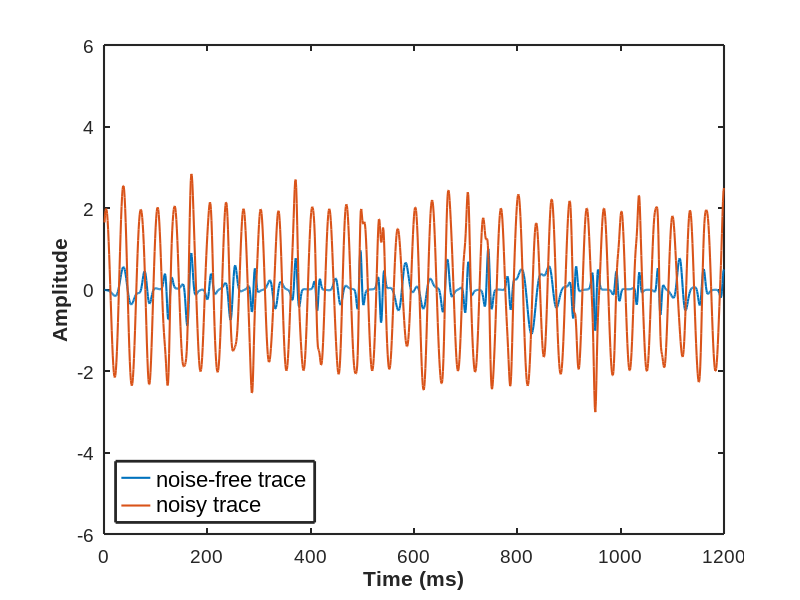
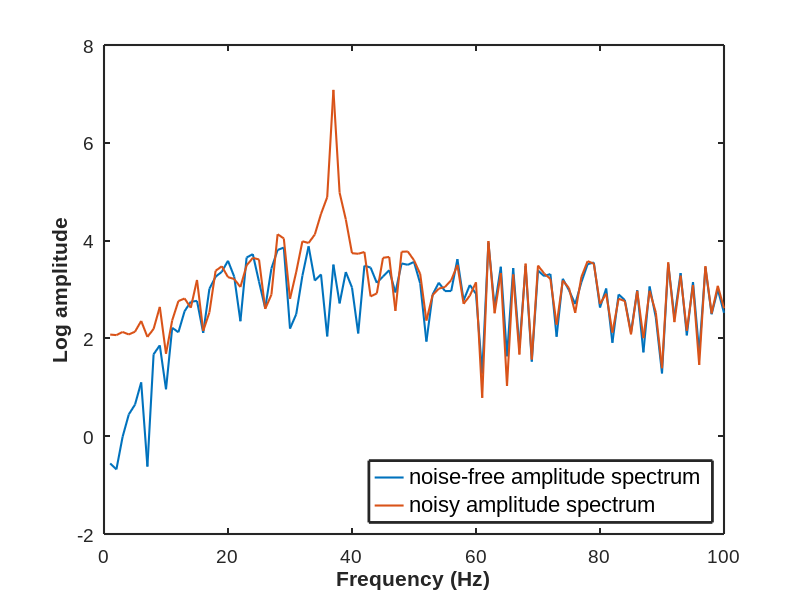
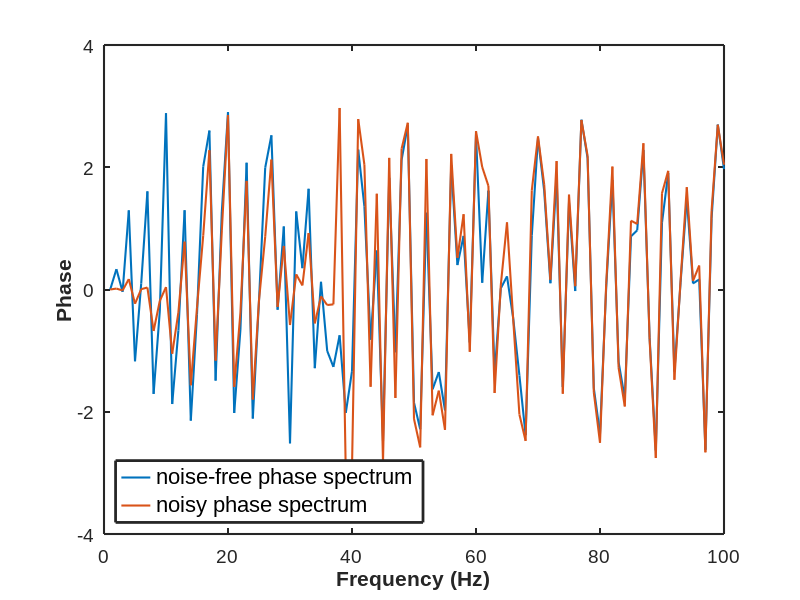

Write the MATLAB code that produced these figures, in order. (Note: this script raises an error after producing the figures.)
clear; close all;
%% load synthetic data
load F_s1.mat;
load F_sn1.mat;
s=s';% clean data
s3=s3';% noise
sn=s+s3;% noisy data

x1=200;y1=200;dx=1500;dy=400;
figure;
plot(1:length(s),[s,sn],'LineWidth',1.5);ax=gca;set(gcf,'position',[x1,y1,dx,dy]);
xlabel('Time (ms)','FontName','Arial','FontWeight','Bold','FontSize',14);xlim([0,length(s)])
ylabel('Amplitude','FontName','Arial','FontWeight','Bold','FontSize',14);ylim([-6,6])
set(gca,'FontName','Arial','FontSize',14,'LineWidth',1.5);
% xticks(0:100:length(s));
% xticklabels({'0','238.1','476.19','714.29','952.38','1190.5'});
legend({'noise-free trace','noisy trace'},'FontName',...
    'Arial','FontSize',16,'LineWidth',2,'Location','southwest');

c=abs(fft([s,sn]));
d=angle(fft([s,sn]));
figure;plot(1:100,log(c(1:100,:)),'LineWidth',1.5);ax=gca;set(gcf,'position',[x1,y1,dx,dy]);
xlabel('Frequency (Hz)','FontName','Arial','FontWeight','Bold','FontSize',14);
ylabel('Log amplitude','FontName','Arial','FontWeight','Bold','FontSize',14);
set(gca,'FontName','Arial','FontSize',14,'LineWidth',1.5);
legend({'noise-free amplitude spectrum','noisy amplitude spectrum'},'FontName',...
    'Arial','FontSize',16,'LineWidth',2,'Location','southeast');

figure;plot(1:100,d(1:100,:),'LineWidth',1.5);ax=gca;set(gcf,'position',[x1,y1,dx,dy]);
xlabel('Frequency (Hz)','FontName','Arial','FontWeight','Bold','FontSize',14);
ylabel('Phase','FontName','Arial','FontWeight','Bold','FontSize',14);ylim([-4,4]);
set(gca,'FontName','Arial','FontSize',14,'LineWidth',1.5);
legend({'noise-free phase spectrum','noisy phase spectrum'},'FontName',...
    'Arial','FontSize',16,'LineWidth',2,'Location','southwest');
%% denoise

ninter=21;%the number of the interpolation points
dt=0.001;% time interval
lr=26;% the number of periods used for the RPCA matrix (lateral size of C)
rk=3;% truncted rank value of C
wid=40;%bandpass filter radius in sample-points unit
rto=0.98;% scaling factor for the ranks
rd=0;% if using randomization 0=no, 1=yes
[p4,ffs]= func_rpca(sn,ninter,lr,rk,wid,rto,rd,dt);


x1=200;y1=200;dx=1500;dy=400;
figure;
hold on;plot(p4,'LineWidth',1.5);plot(s,'r','LineWidth',1.5);set(gcf,'position',[x1,y1,dx,dy]);
xlabel('Time (ms)','FontName','Arial','FontWeight','Bold','FontSize',14);
ylabel('Amplitude','FontName','Arial','FontWeight','Bold','FontSize',14);
set(gca,'FontName','Arial','FontSize',14,'LineWidth',1.5,'Ylim',[-1.5,1.5]);
legend({'denoised result of RPCA','noise-free trace'},'FontName',...
    'Arial','FontSize',16,'LineWidth',2,'Location','southwest');

figure;
plot(p4-s,'LineWidth',1.5);set(gcf,'position',[x1,y1,dx,dy]);
xlabel('Time (ms)','FontName','Arial','FontWeight','Bold','FontSize',14);
ylabel('Amplitude','FontName','Arial','FontWeight','Bold','FontSize',14);
set(gca,'FontName','Arial','FontSize',14,'LineWidth',1.5,'Ylim',[-1.5,1.5]);
legend({'error between estimation of RPCA and real signal'},'FontName',...
    'Arial','FontSize',16,'LineWidth',2,'Location','southwest');

ccc=abs(fft([p4,s]));
ddd=angle(fft([p4,s]));
figure;plot(1:100,log(ccc(1:100,:)),'LineWidth',1.5);set(gcf,'position',[x1,y1,dx,dy]);
xlabel('Frequency (Hz)','FontName','Arial','FontWeight','Bold','FontSize',14);
ylabel('Log amplitude','FontName','Arial','FontWeight','Bold','FontSize',14);ylim([-2,5]);
set(gca,'FontName','Arial','FontSize',14,'LineWidth',1.5);
legend({'amplitude spectrum of RPCA','noise-free amplitude spectrum'},'FontName',...
    'Arial','FontSize',16,'LineWidth',2,'Location','southeast');

figure;plot(1:100,ddd(1:100,:),'LineWidth',1.5);set(gcf,'position',[x1,y1,dx,dy]);
xlabel('Frequency (Hz)','FontName','Arial','FontWeight','Bold','FontSize',14);
ylabel('Phase','FontName','Arial','FontWeight','Bold','FontSize',14);ylim([-4,4]);
set(gca,'FontName','Arial','FontSize',14,'LineWidth',1.5);
legend({'phase spectrum of RPCA','noise-free phase spectrum'},'FontName',...
    'Arial','FontSize',16,'LineWidth',2,'Location','southwest');

snro=snr(s,sn-s);
snrr=snr(s,p4-s);